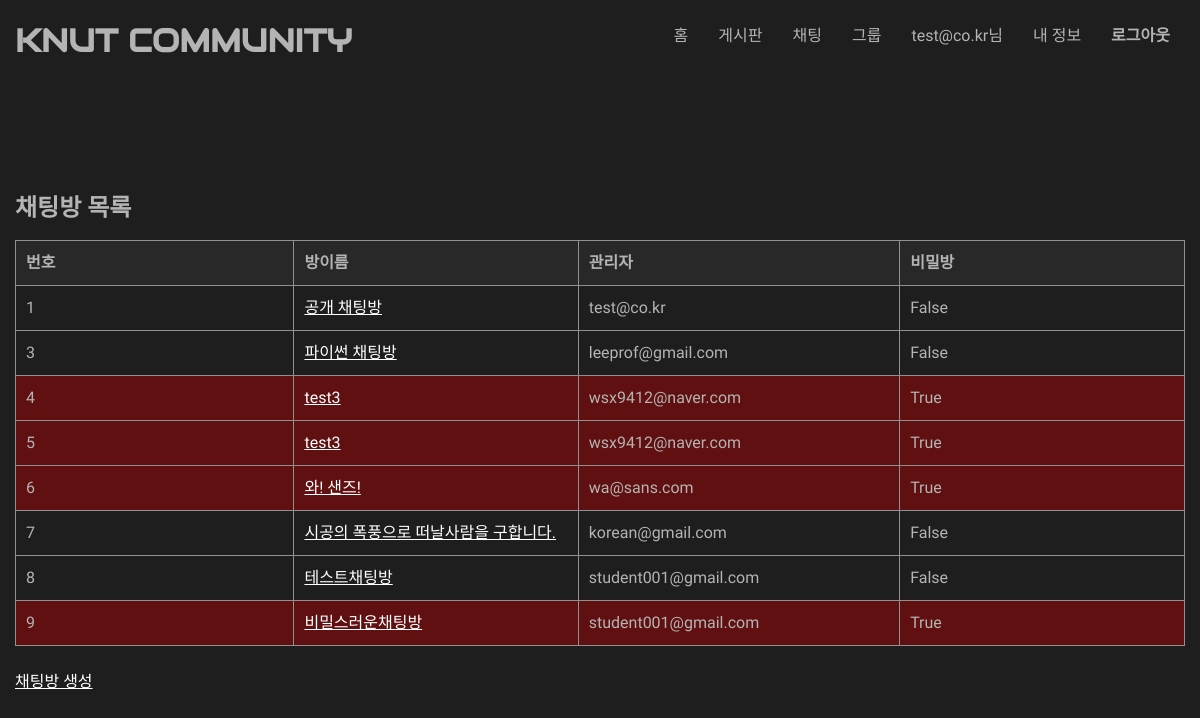
Screenshot of /classapp/chat/list/ (signed in) with the database file from the repository.
### classapp/models.py (models this page shows, shortened)
class Student(models.Model):
    email = models.EmailField(unique = True)
    password = models.CharField(max_length = 20)
    number = models.IntegerField()
    def __str__(self):
        return self.email

class Chatroom(models.Model):
    name = models.CharField(max_length = 200)
    secret = models.BooleanField(default = False)
    password = models.CharField(max_length = 50,blank=True)
    manager_s = models.ForeignKey(Student, on_delete = models.CASCADE,null=True,blank=True)
    manager_p = models.ForeignKey(Professor, on_delete = models.CASCADE,null=True,blank=True)

class Professor(models.Model):
    email = models.EmailField(unique = True)
    password = models.CharField(max_length = 20)
    number = models.IntegerField()
    def __str__(self):
        return self.email

### classapp/views.py (the view)
# urls.py: path('chat/list/',views.ChatroomListView.as_view(),name='chat_list'),  # 채팅방 목록 조회
class ChatroomListView(ListView):
	model = models.Chatroom
	def get(self, request, *args,**kwargs):
		if not request.session.get('login',False):
			return render(request, 'classapp/msg.html',{'msg':"권한이 없습니다"})
		object_list = models.Chatroom.objects.filter()
		return render(request,'classapp/chat_list.html',{'object_list':object_list})

### classapp/templates/classapp/chat_list.html
{% extends "classapp/base.html" %}
{% block content %}
<div class=board>
<h2>채팅방 목록</h2>
<table class="table">
        <thread>
        <tr>
            <th>번호</th>
            <th>방이름</th>
            <th>관리자</th>
            <th>비밀방</th>
        </tr>
        </thread>
        <tbody>
        {% for chatroom in object_list %}
        <tr>
            {% if chatroom.secret %}
            <td bgcolor=#601010>{{chatroom.id}}</td>
            <td bgcolor=#601010><a href="{% url 'classapp:chat_room' chatroom.id %}">{{ chatroom.name }}</a></td>
            <td bgcolor=#601010>
                {% if chatroom.manager_p != None %}
                    {{ chatroom.manager_p }}
                {% elif chatroom.manager_s != None%}
                    {{ chatroom.manager_s }}
                {% endif %}
            </td>
            <td bgcolor=#601010>{{ chatroom.secret }}</td>
            {% else %}
            <td >{{chatroom.id}}</td>
            <td ><a href="{% url 'classapp:chat_room' chatroom.id %}">{{ chatroom.name }}</a></td>
            <td >
                {% if chatroom.manager_p != None %}
                    {{ chatroom.manager_p }}
                {% elif chatroom.manager_s != None%}
                    {{ chatroom.manager_s }}
                {% endif %}
            </td>
            <td>{{ chatroom.secret }}</td>
            {% endif %}
        </tr>
        {% endfor %}
        </tbody>
</table>
</div>
<br>
<a href="{% url 'classapp:chat_create' %}">채팅방 생성</a>
{% endblock content %}

### classapp/templates/classapp/base.html (shortened to what this page needs)
<!DOCTYPE html>
<html lang="en">
<head>
</head>
<body>
<header>
    <div class="wrapper">
        <h1>KNUT COMMUNITY</h1>
        <nav>
            <ul class="menu">
                <li><a href="{% url 'classapp:home' %}">홈</a></li>
                {% if request.session.login %}
                <li><a href="{% url 'classapp:board_list' %}">게시판</a></li>
                <li><a href="{% url 'classapp:chat_list' %}">채팅</a></li>
                <li><a href="{% url 'classapp:group_list' %}">그룹</a></li>
                <li><a>{{request.session.email}}님</a></li>
                    {% if request.session.user_type != 2 %}
                <li><a href="{% url 'classapp:myinfo' %}">내 정보</a></li>
                    {% endif %}
                <li><a href="{% url 'classapp:logout' %}"><b>로그아웃</b></a></li>
                {% else %}
                <li><a href="{% url 'classapp:register_select' %}">회원가입</a></li>
                <li><a href="{% url 'classapp:login' %}"><b>로그인</b></a></li>
                {% endif %}
            </ul>
        </nav>
    </div>
</header>
<br><br><br>
<br>
    <div id="content">
        {% block content %}{% endblock %}
    </div>
<br>
</body>
</html>

### classapp/templates/classapp/base.html (style rules this page uses)
header { height: 80px; background-color: #1E1E1E; font-family: 'Audiowide', cursive; }
h1 { color: rgb(180, 180, 180); line-height: 40px; float: left; }
.menu { float:right;font-family: 'Nanum Gothic', serif; }
.menu li { float:left;list-style:none; }
.menu a { text-decoration:none;line-height: 40px; color: rgb(180, 180, 180); padding: 0 15px; display: block; }
.wrapper { width:1170px;margin:0 auto; }
body a { color: white; }
body { width:1170px; margin:0 auto; background-color:#1E1E1E; color: rgb(180, 180, 180); font-family: 'Nanum Gothic', serif; line-height:1.5em }
.board table { border-collapse: collapse; text-align: left; line-height: 1.5; margin : auto; }
.board table th { background-color:rgb(40,40,40); width: 150px; padding: 10px; font-weight: bold; vertical-align: top; border: 1px solid #909090; }
.board table td { width: 350px; padding: 10px; vertical-align: top; border: 1px solid #909090; }

### rows the page displays
Student: session.email "test@co.kr"
Chatroom: id "1", name "공개 채팅방", manager_s "test@co.kr", secret "False"
Chatroom: id "3", name "파이썬 채팅방", manager_p "leeprof@gmail.com", secret "False"
Chatroom: id "4", name "test3", manager_s "wsx9412@naver.com", secret "True"
Chatroom: id "5", name "test3", manager_s "wsx9412@naver.com", secret "True"
Chatroom: id "6", name "와! 샌즈!", manager_s "wa@sans.com", secret "True"
Chatroom: id "7", name "시공의 폭풍으로 떠날사람을 구합니다.", manager_s "korean@gmail.com", secret "False"
Chatroom: id "8", name "테스트채팅방", manager_s "student001@gmail.com", secret "False"
Chatroom: id "9", name "비밀스러운채팅방", manager_s "student001@gmail.com", secret "True"
